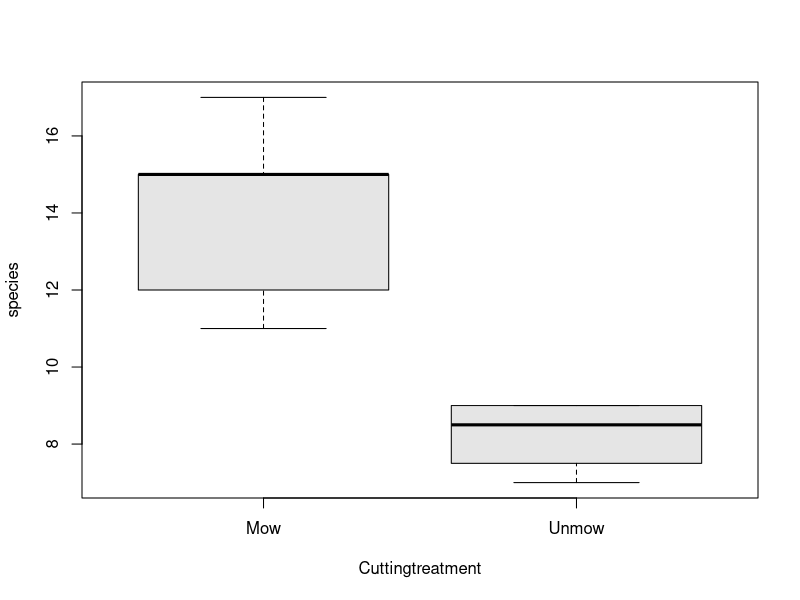

Reproduce this figure in R.
Rich<-c(12,15,17,11,15,8,9,7,9)
Graze<-c("Mow","Mow","Mow","Mow","Mow","Unmow","Unmow","Unmow","Unmow")
frame<-data.frame(Rich, Graze)
frame
boxplot(Rich ~ Graze, data=frame, range=0, xlab="Cuttingtreatment", ylab="species", col="gray90" )
#boxplot(Rich ~ Graze, data=frame)
#title(xlab="Cuttingtreatment", ylab="species", col="gray90")
